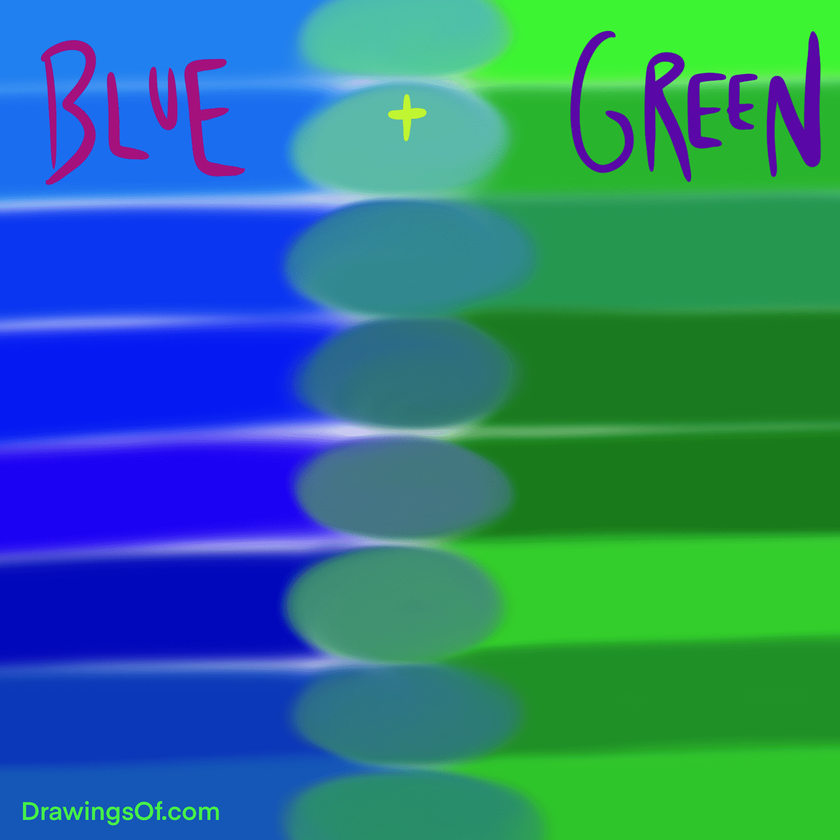
#> input picture data/BlueGreen1.png, 840 x 840 px, shrunk from 1500 x 1500 before the run; its folder holds only this picture in this run
$ python detect.py
#> lines starting #> are read from the running program, lines starting #| are printed output that depends on the picture; after the words box and inside, x2 and y2 are one past the last pixel; in counts of white or black regions, pixels touching at a corner belong together
import cv2 as cv
import os
import json
from collections import Counter

tr = str.maketrans("üöçşğıÜÖÇŞĞİ", "uocsgiUOCSGI")

def masks(hsv):
    blue = cv.inRange(hsv, (110, 50, 50), (130, 255, 255))
    green = cv.inRange(hsv, (35, 52, 72), (85, 255, 255))
    red = cv.bitwise_or(cv.inRange(hsv, (0, 50, 20), (10, 255, 255)),
                        cv.inRange(hsv, (170, 50, 20), (179, 255, 255)))
    return {"kırmızı": red, "yeşil": green, "mavi": blue}

def main():
    os.makedirs('outputs', exist_ok=True)
    sonuc = []

    for name in sorted(os.listdir('data')):
        if not name.lower().endswith(('.png', '.jpg', '.jpeg')):
            continue

        img = cv.imread(os.path.join('data', name))
#> img is the input picture: shape (840, 840, 3); mean B, G, R 132.3, 121.5, 42.8
        if img is None:
            print("okunamadı:", name)
            continue

        h, w = img.shape[:2]
#> h = 840; w = 840
        hsv = cv.cvtColor(img, cv.COLOR_BGR2HSV)
#> hsv: shape (840, 840, 3); mean H, S, V 88.5, 198.9, 183.6
        data = {"name": name, "resolution": {"width": w, "height": h}, "features": []}

        for color, m in masks(hsv).items():
#> in masks, `blue = cv.inRange(hsv, (110, 50, 50), (130, 255, 255))`:
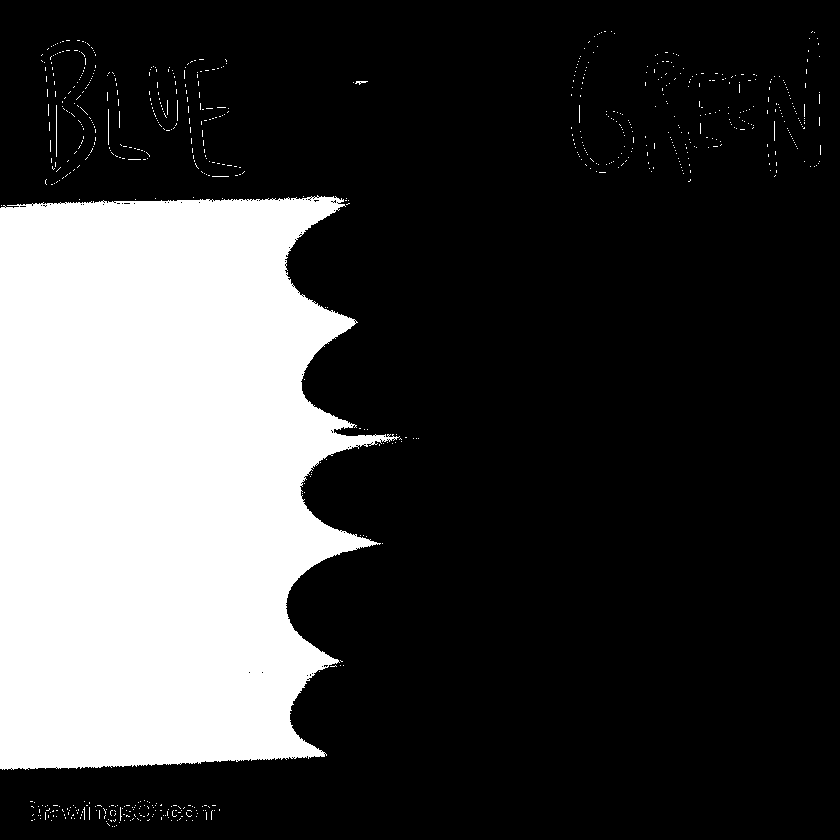
#> blue: shape (840, 840); 25.3% white; 725 white regions (719 under 20 px), largest, box (x1, y1, x2, y2) and area: (0, 195, 400, 770) 177028, (56, 105, 57, 157) 52, (108, 109, 109, 145) 36, (355, 81, 368, 85) 26, (177, 100, 178, 121) 21, (774, 121, 775, 141) 20
#> in masks, `green = cv.inRange(hsv, (35, 52, 72), (85, 255, 255))`:
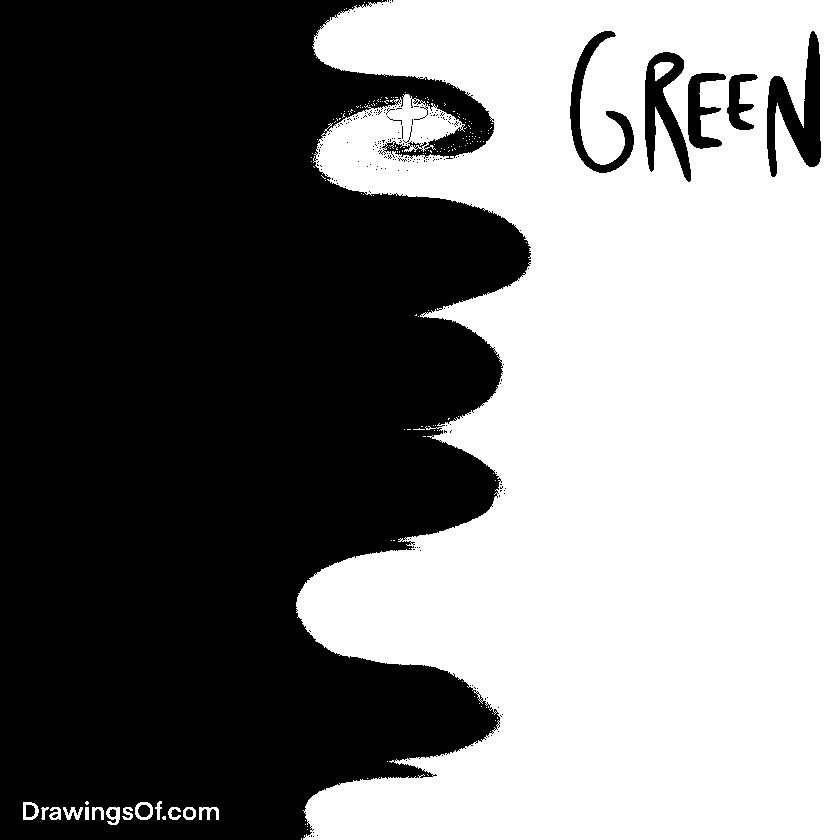
#> green: shape (840, 840); 48.9% white; 174 white regions (159 under 20 px), largest, box (x1, y1, x2, y2) and area: (296, 0, 840, 840) 343477, (654, 62, 674, 81) 230, (135, 802, 153, 820) 158
#> in masks, `red = cv.bitwise_or(cv.inRange(hsv, (0, 50, 20), (10, 255, 255)), cv.i..`: red: shape (840, 840); every value is 0
            contours, _ = cv.findContours(m, cv.RETR_EXTERNAL, cv.CHAIN_APPROX_SIMPLE)
            for contour in contours:
                if cv.contourArea(contour) < 300: continue

                #kenar sayısı ve şekil tipi
                epsilon = 0.04 * cv.arcLength(contour, True)
                approx = cv.approxPolyDP(contour, epsilon, True)
                vertices = len(approx)
                if vertices == 3:
                    shape = "Üçgen"
                elif vertices == 4:
                    shape = "Dörtgen"
                elif vertices == 5:
                    shape = "Beşgen"
                elif vertices == 6:
                    shape = "Altıgen"
                else:
                    shape = "Tanımsız"

                #merkez koordinat momenti
                M = cv.moments(contour)
                if M['m00'] != 0:
                    cx = int(M['m10']/M['m00'])
                    cy = int(M['m01']/M['m00'])
                    cv.drawContours(img, [contour], -1, (0, 255, 0), 2)
                    cv.circle(img, (cx, cy), 7, (0, 0, 255), -1)
                    cv.putText(img, f"center: {cx}, {cy}", (cx - 20, cy - 20),
                            cv.FONT_HERSHEY_SIMPLEX, 0.5, (0, 0, 0), 2)
                    print(f"x: {cx} y: {cy}")

                    data["features"].append({
                        "shape": shape,
                        "color": color,
                        "vertices": vertices,
                        "cx": cx,
                        "cy": cy
                    })

                x0, y0 = int(approx[0][0][0]), int(approx[0][0][1])
                cv.putText(img, shape.translate(tr), (x0, y0 + 5),  cv.FONT_HERSHEY_SIMPLEX, 1, (0, 0, 0), 2)
                cv.putText(img, color.translate(tr), (x0, y0 + 30), cv.FONT_HERSHEY_SIMPLEX, 1, (0, 0, 0), 2)
#> this loop made 3 passes
#| x: 620 y: 422
#| x: 157 y: 480
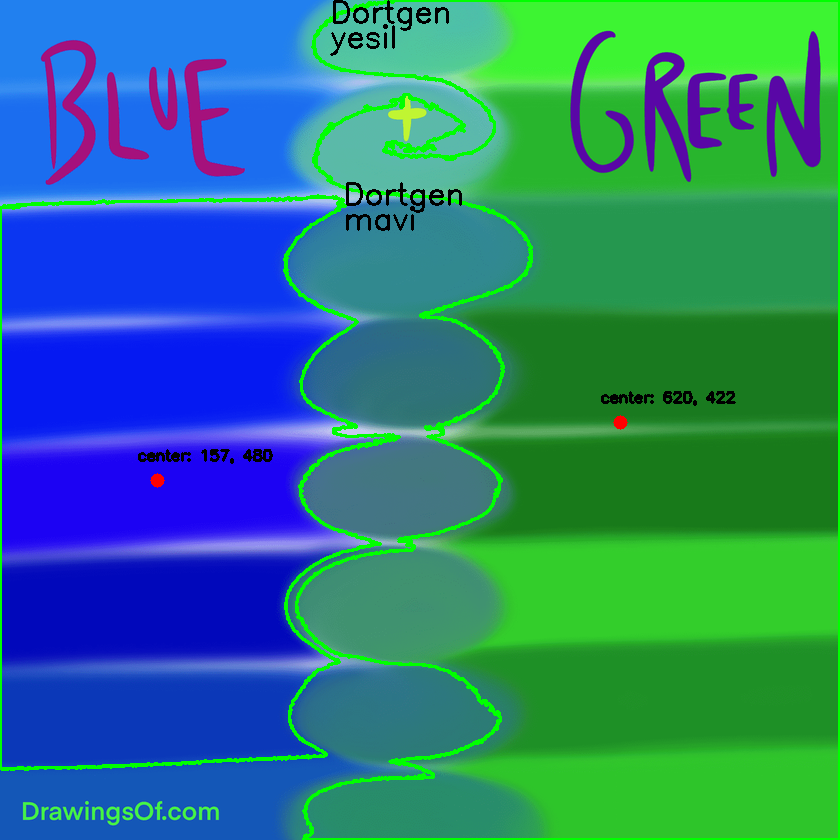
#> img: shape (840, 840, 3); 3.58% of pixels changed, all inside (x1, y1, x2, y2) = (0, 0, 840, 840)

        gecerli = [f for f in data["features"] if f["shape"] != "Tanımsız"]
        data["total_shapes"] = len(gecerli)
        data["unclassified"] = len(data["features"]) - len(gecerli)
        data["distribution"] = dict(Counter(f"{f['color']}_{f['shape']}" for f in gecerli))

        sonuc.append(data)

        out_name = os.path.splitext(name)[0] + '_result.png'
        cv.imwrite(os.path.join('outputs', out_name), img)

    with open("sonuclar.json", "w", encoding="utf-8") as f:
        json.dump({"coordinate_system": "Başlangıç sol üst köşe; x sağa, y aşağı; birim piksel",
            "images": sonuc}, f, ensure_ascii=False, indent=2)

if __name__ == "__main__":
    main()

$ run again, on data/img13.png
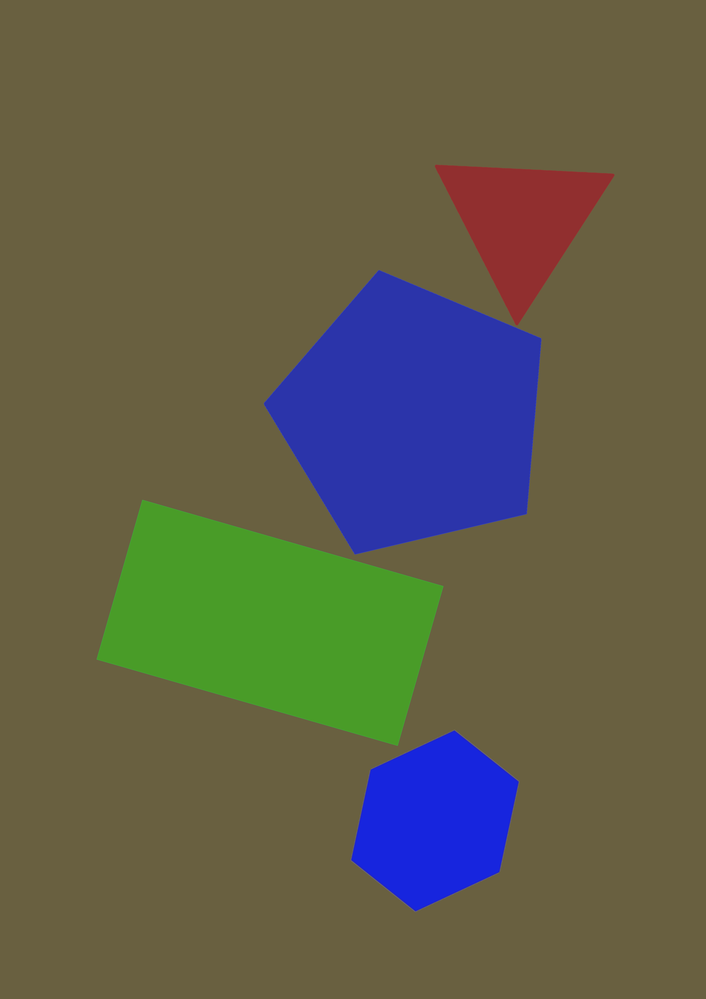
#> input picture data/img13.png, 706 x 999 px, shrunk from 2480 x 3508 before the run
#> in main, img is the input picture: shape (999, 706, 3); mean B, G, R 74.6, 94.4, 96.4
#> hsv: shape (999, 706, 3); mean H, S, V 34.7, 118.7, 117.9
#> in masks, `blue = cv.inRange(hsv, (110, 50, 50), (130, 255, 255))`:
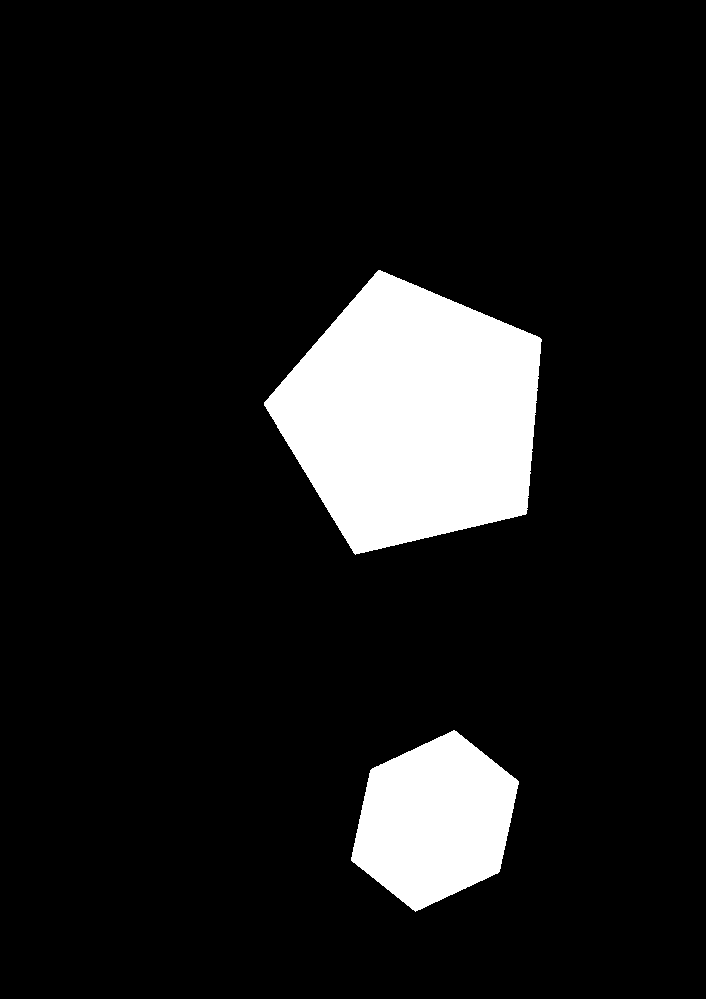
#> blue: shape (999, 706); 10.6% white; 2 white regions, box (x1, y1, x2, y2) and area: (264, 270, 542, 555) 53831, (351, 730, 519, 912) 20690
#> green: shape (999, 706); 7.4% white; 1 white region, box (x1, y1, x2, y2) and area: (96, 499, 444, 746) 52481
#> red: shape (999, 706); 2.1% white; 1 white region, box (x1, y1, x2, y2) and area: (435, 164, 615, 325) 14482
#> the loop in main, `for color, m in masks(hsv).items():` made 3 passes
#> color on passes 1 to 3: 'kırmızı', 'yeşil', 'mavi'
#> (printed output is left out)
#> after the loop in main, `for color, m in masks(hsv).items():`:
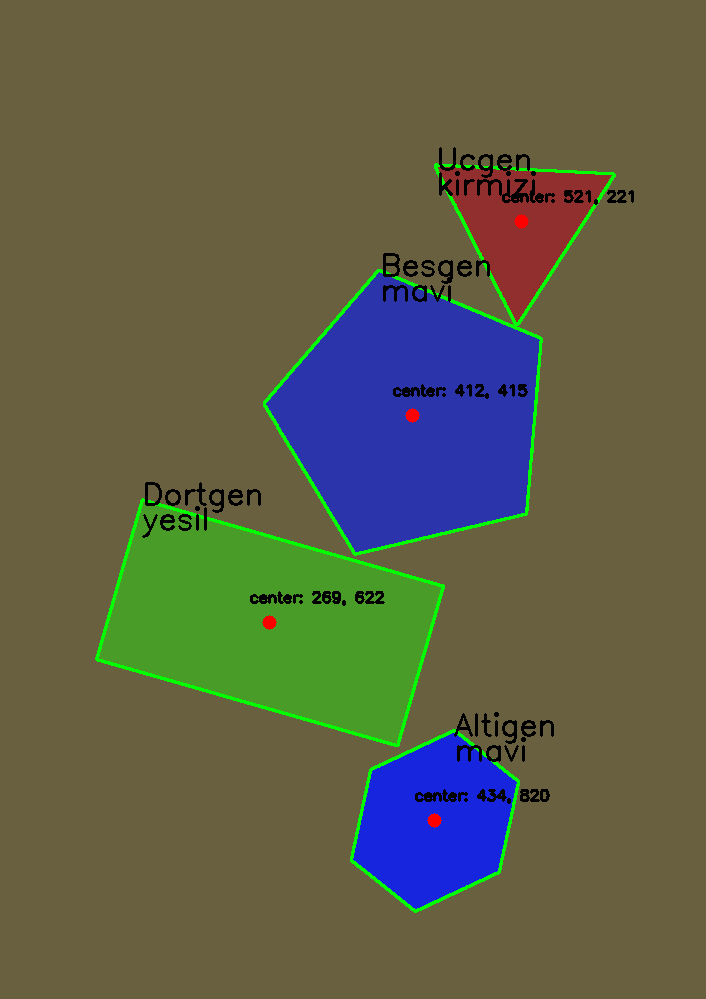
#> img: shape (999, 706, 3); 2.7% of pixels changed, all inside (x1, y1, x2, y2) = (95, 147, 634, 913)
